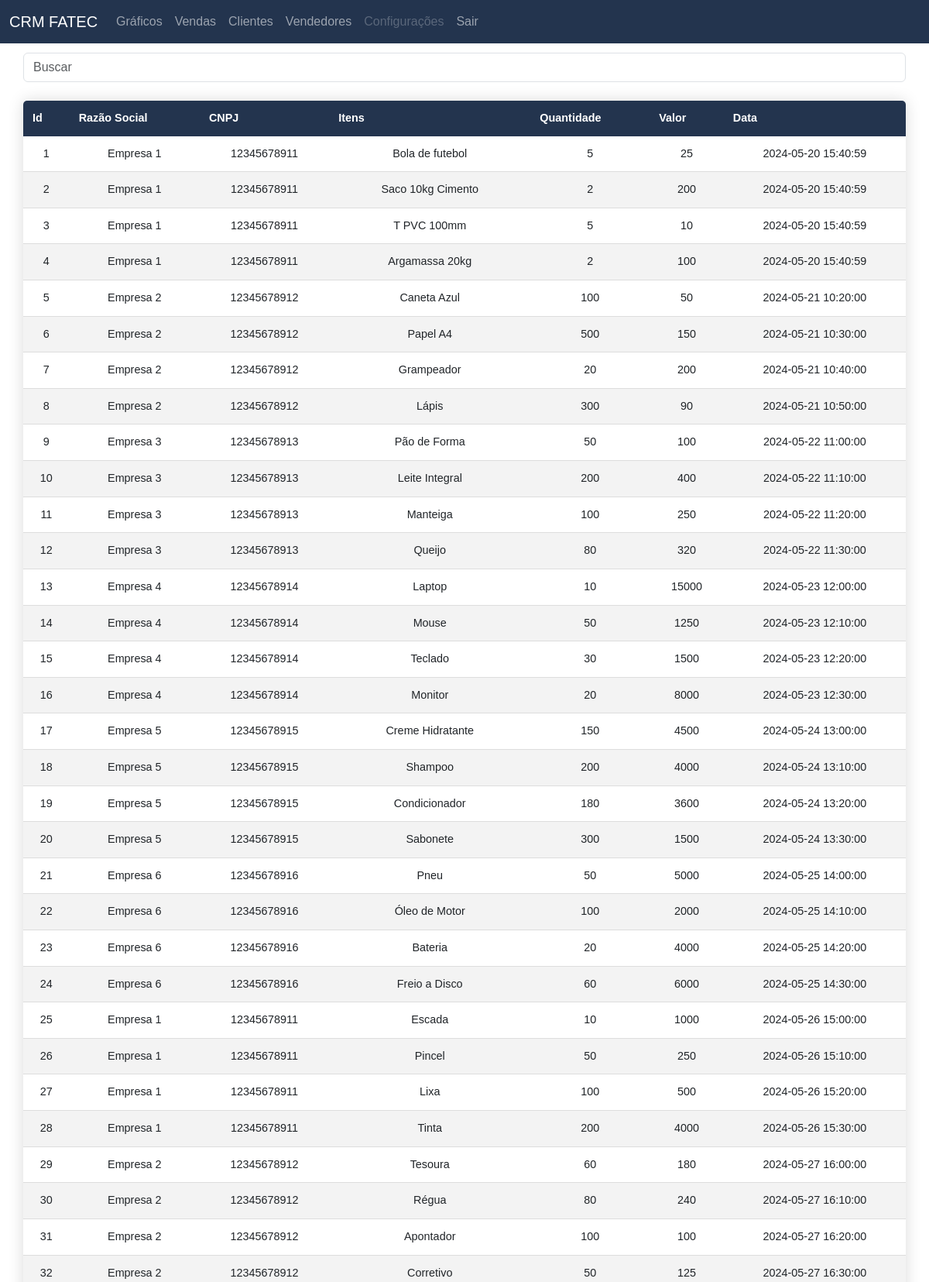
The app's page /public/vendas.php (upper part) with its own data.
### tables this page shows
CREATE TABLE IF NOT EXISTS `vendas` (
  `id` int(11) NOT NULL AUTO_INCREMENT,
  `razao` varchar(100) NOT NULL,
  `cnpj` varchar(14) NOT NULL,
  `itens` varchar(100) NOT NULL,
  `quantidade` int(11) NOT NULL,
  `valor` float NOT NULL,
  `data` datetime NOT NULL,
  PRIMARY KEY (`id`)
);

### public/vendas.php (the view, shortened to what this page needs)
<?php
include ("../config/config.php");
$consultaCards = "SELECT * FROM vendas ORDER BY id ASC";
$stmt = $conexao->prepare($consultaCards);
$stmt->execute();
?>
<!DOCTYPE html>
<html lang="en">
<head>
    <link href="https://cdn.jsdelivr.net/npm/bootstrap@5.3.3/dist/css/bootstrap.min.css" rel="stylesheet"
>
    <link rel="stylesheet" href="../app/class/table/table.css">
    <link rel="stylesheet" href="../app/class/style.css">
</head>
<body>
<nav class="navbar navbar-expand-lg" data-bs-theme="dark">
        <div class="container-fluid">
            <a class="navbar-brand" href="dashboard.php">CRM FATEC</a>
            <div class="collapse navbar-collapse" id="navbarSupportedContent">
                <ul class="navbar-nav me-auto mb-2 mb-lg-0">
                    <li class="nav-item">
                        <a class="nav-link" aria-current="page" href="">Gráficos</a>
                    </li>
                    <li class="nav-item">
                        <a class="nav-link" aria-current="page" href="vendas.php">Vendas</a>
                    </li>
                    <li class="nav-item">
                        <a class="nav-link" aria-current="page" href="clientes.php">Clientes</a>
                    </li>
                    <li class="nav-item">
                        <a class="nav-link" aria-current="page" href="vendedores.php">Vendedores</a>
                    </li>
                    <li class="nav-item">
                        <a class="nav-link disabled" href="configuracoes.php">Configurações</a>
                    </li>
                    <li class="nav-item">
                        <a class="nav-link" href="../config/logout.php">Sair</a>
                    </li>
                </ul>
            </div>
        </div>
    </nav>
    <div class="search">
        <form>
            <input class="form-control me-2" type="search" placeholder="Buscar" aria-label="Search" id="searchInput">
        </form>
    </div>
    <div class="col-12">
        <table class="content-table small-screen">
            <thead>
                <tr>
                    <th scope="col">Id</th>
                    <th scope="col">Razão Social</th>
                    <th scope="col">CNPJ</th>
                    <th scope="col">Itens</th>
                    <th scope="col">Quantidade</th>
                    <th scope="col">Valor</th>
                    <th scope="col">Data</th>
                </tr>
            </thead>
            <tbody>
                <?php
                while ($userData = $stmt->fetch(PDO::FETCH_ASSOC)) {
                    echo "<tr>";
                    echo "<td>" . $userData['id'] . "</td>";
                    echo "<td>" . $userData['razao'] . "</td>";
                    echo "<td>" . $userData['cnpj'] . "</td>";
                    echo "<td>" . $userData['itens'] . "</td>";
                    echo "<td>" . $userData['quantidade'] . "</td>";
                    echo "<td>" . $userData['valor'] . "</td>";
                    echo "<td>" . $userData['data'] . "</td>";
                    echo "</tr>";
                }
                ?>
            </tbody>
        </table>
    </div>
</body>
</html>

### app/class/table/table.css (style rules this page uses)
.search { align-items: center; text-align: center; width: 95%; margin: auto; margin-top: 1%; }
.content-table { width: 95%; margin: auto; margin-top: 2%; align-items: center; text-align: center; font-size: 0.9em; border-radius: 5px 5px 0 0; overflow: hidden; box-shadow: 0 0 20px rgba(0, 0, 0, 0.15); table-layout: auto; }
.content-table thead tr { background-color: #23344e; color: #ffffff; text-align: left; font-weight: bold; }
.content-table th, .content-table td { padding: 12px; }
.content-table tbody tr { border-bottom: 1px solid #dddddd; }
.content-table tbody tr:nth-of-type(even) { background-color: #f3f3f3; }

### app/class/style.css (style rules this page uses)
* { font-family: sans-serif; }
.navbar { background-color: #23344e; }

### records on screen
vendas: id "1", razao "Empresa 1", cnpj "12345678911", itens "Bola de futebol", quantidade "5", valor "25", data "2024-05-20 15:40:59"
vendas: id "2", razao "Empresa 1", cnpj "12345678911", itens "Saco 10kg Cimento", quantidade "2", valor "200", data "2024-05-20 15:40:59"
vendas: id "3", razao "Empresa 1", cnpj "12345678911", itens "T PVC 100mm", quantidade "5", valor "10", data "2024-05-20 15:40:59"
vendas: id "4", razao "Empresa 1", cnpj "12345678911", itens "Argamassa 20kg", quantidade "2", valor "100", data "2024-05-20 15:40:59"
vendas: id "5", razao "Empresa 2", cnpj "12345678912", itens "Caneta Azul", quantidade "100", valor "50", data "2024-05-21 10:20:00"
vendas: id "6", razao "Empresa 2", cnpj "12345678912", itens "Papel A4", quantidade "500", valor "150", data "2024-05-21 10:30:00"
vendas: id "7", razao "Empresa 2", cnpj "12345678912", itens "Grampeador", quantidade "20", valor "200", data "2024-05-21 10:40:00"
vendas: id "8", razao "Empresa 2", cnpj "12345678912", itens "Lápis", quantidade "300", valor "90", data "2024-05-21 10:50:00"
vendas: id "9", razao "Empresa 3", cnpj "12345678913", itens "Pão de Forma", quantidade "50", valor "100", data "2024-05-22 11:00:00"
vendas: id "10", razao "Empresa 3", cnpj "12345678913", itens "Leite Integral", quantidade "200", valor "400", data "2024-05-22 11:10:00"
vendas: id "11", razao "Empresa 3", cnpj "12345678913", itens "Manteiga", quantidade "100", valor "250", data "2024-05-22 11:20:00"
vendas: id "12", razao "Empresa 3", cnpj "12345678913", itens "Queijo", quantidade "80", valor "320", data "2024-05-22 11:30:00"
vendas: id "13", razao "Empresa 4", cnpj "12345678914", itens "Laptop", quantidade "10", valor "15000", data "2024-05-23 12:00:00"
vendas: id "14", razao "Empresa 4", cnpj "12345678914", itens "Mouse", quantidade "50", valor "1250", data "2024-05-23 12:10:00"
vendas: id "15", razao "Empresa 4", cnpj "12345678914", itens "Teclado", quantidade "30", valor "1500", data "2024-05-23 12:20:00"
vendas: id "16", razao "Empresa 4", cnpj "12345678914", itens "Monitor", quantidade "20", valor "8000", data "2024-05-23 12:30:00"
vendas: id "17", razao "Empresa 5", cnpj "12345678915", itens "Creme Hidratante", quantidade "150", valor "4500", data "2024-05-24 13:00:00"
vendas: id "18", razao "Empresa 5", cnpj "12345678915", itens "Shampoo", quantidade "200", valor "4000", data "2024-05-24 13:10:00"
vendas: id "19", razao "Empresa 5", cnpj "12345678915", itens "Condicionador", quantidade "180", valor "3600", data "2024-05-24 13:20:00"
vendas: id "20", razao "Empresa 5", cnpj "12345678915", itens "Sabonete", quantidade "300", valor "1500", data "2024-05-24 13:30:00"
vendas: id "21", razao "Empresa 6", cnpj "12345678916", itens "Pneu", quantidade "50", valor "5000", data "2024-05-25 14:00:00"
vendas: id "22", razao "Empresa 6", cnpj "12345678916", itens "Óleo de Motor", quantidade "100", valor "2000", data "2024-05-25 14:10:00"
vendas: id "23", razao "Empresa 6", cnpj "12345678916", itens "Bateria", quantidade "20", valor "4000", data "2024-05-25 14:20:00"
vendas: id "24", razao "Empresa 6", cnpj "12345678916", itens "Freio a Disco", quantidade "60", valor "6000", data "2024-05-25 14:30:00"
vendas: id "25", razao "Empresa 1", cnpj "12345678911", itens "Escada", quantidade "10", valor "1000", data "2024-05-26 15:00:00"
vendas: id "26", razao "Empresa 1", cnpj "12345678911", itens "Pincel", quantidade "50", valor "250", data "2024-05-26 15:10:00"
vendas: id "27", razao "Empresa 1", cnpj "12345678911", itens "Lixa", quantidade "100", valor "500", data "2024-05-26 15:20:00"
vendas: id "28", razao "Empresa 1", cnpj "12345678911", itens "Tinta", quantidade "200", valor "4000", data "2024-05-26 15:30:00"
vendas: id "29", razao "Empresa 2", cnpj "12345678912", itens "Tesoura", quantidade "60", valor "180", data "2024-05-27 16:00:00"
vendas: id "30", razao "Empresa 2", cnpj "12345678912", itens "Régua", quantidade "80", valor "240", data "2024-05-27 16:10:00"
vendas: id "31", razao "Empresa 2", cnpj "12345678912", itens "Apontador", quantidade "100", valor "100", data "2024-05-27 16:20:00"
vendas: id "32", razao "Empresa 2", cnpj "12345678912", itens "Corretivo", quantidade "50", valor "125", data "2024-05-27 16:30:00"
